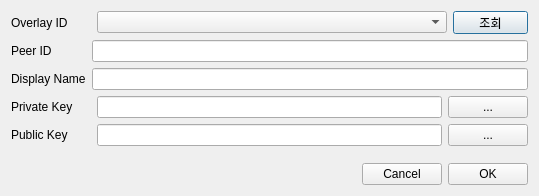
<?xml version="1.0" encoding="UTF-8"?>
<ui version="4.0">
 <class>Dialog</class>
 <widget class="QDialog" name="Dialog">
  <property name="geometry">
   <rect>
    <x>0</x>
    <y>0</y>
    <width>539</width>
    <height>196</height>
   </rect>
  </property>
  <property name="windowTitle">
   <string>방 입장</string>
  </property>
  <layout class="QGridLayout" name="gridLayout_2">
   <item row="0" column="0">
    <layout class="QHBoxLayout" name="horizontalLayout_5">
     <item>
      <widget class="QLabel" name="label">
       <property name="minimumSize">
        <size>
         <width>80</width>
         <height>17</height>
        </size>
       </property>
       <property name="maximumSize">
        <size>
         <width>80</width>
         <height>17</height>
        </size>
       </property>
       <property name="text">
        <string>Overlay ID</string>
       </property>
      </widget>
     </item>
     <item>
      <widget class="QComboBox" name="comboBox_overlay_id"/>
     </item>
     <item>
      <widget class="QPushButton" name="button_query">
       <property name="minimumSize">
        <size>
         <width>75</width>
         <height>23</height>
        </size>
       </property>
       <property name="maximumSize">
        <size>
         <width>75</width>
         <height>23</height>
        </size>
       </property>
       <property name="text">
        <string>조회</string>
       </property>
      </widget>
     </item>
    </layout>
   </item>
   <item row="6" column="0">
    <layout class="QHBoxLayout" name="horizontalLayout">
     <item>
      <widget class="QLabel" name="label_4">
       <property name="minimumSize">
        <size>
         <width>80</width>
         <height>20</height>
        </size>
       </property>
       <property name="text">
        <string>Private Key</string>
       </property>
      </widget>
     </item>
     <item>
      <widget class="QLineEdit" name="lineEdit_private_key"/>
     </item>
     <item>
      <widget class="QPushButton" name="button_search_private">
       <property name="text">
        <string>...</string>
       </property>
      </widget>
     </item>
    </layout>
   </item>
   <item row="5" column="0">
    <layout class="QGridLayout" name="gridLayout">
     <item row="1" column="0">
      <widget class="QLabel" name="label_2">
       <property name="text">
        <string>Peer ID</string>
       </property>
      </widget>
     </item>
     <item row="1" column="1">
      <widget class="QLineEdit" name="lineEdit_peer_id"/>
     </item>
     <item row="2" column="0">
      <widget class="QLabel" name="label_3">
       <property name="text">
        <string>Display Name</string>
       </property>
      </widget>
     </item>
     <item row="2" column="1">
      <widget class="QLineEdit" name="lineEdit_display_name"/>
     </item>
    </layout>
   </item>
   <item row="9" column="0">
    <layout class="QHBoxLayout" name="horizontalLayout_4">
     <item>
      <spacer name="horizontalSpacer">
       <property name="orientation">
        <enum>Qt::Horizontal</enum>
       </property>
       <property name="sizeHint" stdset="0">
        <size>
         <width>40</width>
         <height>20</height>
        </size>
       </property>
      </spacer>
     </item>
     <item>
      <widget class="QPushButton" name="button_cancel">
       <property name="text">
        <string>Cancel</string>
       </property>
      </widget>
     </item>
     <item>
      <widget class="QPushButton" name="button_ok">
       <property name="text">
        <string>OK</string>
       </property>
      </widget>
     </item>
    </layout>
   </item>
   <item row="7" column="0">
    <layout class="QHBoxLayout" name="horizontalLayout_2">
     <item>
      <widget class="QLabel" name="label_6">
       <property name="minimumSize">
        <size>
         <width>80</width>
         <height>20</height>
        </size>
       </property>
       <property name="text">
        <string>Public Key</string>
       </property>
      </widget>
     </item>
     <item>
      <widget class="QLineEdit" name="lineEdit_public_key"/>
     </item>
     <item>
      <widget class="QPushButton" name="button_search_public">
       <property name="text">
        <string>...</string>
       </property>
      </widget>
     </item>
    </layout>
   </item>
   <item row="8" column="0">
    <spacer name="verticalSpacer">
     <property name="orientation">
      <enum>Qt::Vertical</enum>
     </property>
     <property name="sizeHint" stdset="0">
      <size>
       <width>20</width>
       <height>40</height>
      </size>
     </property>
    </spacer>
   </item>
  </layout>
 </widget>
 <tabstops>
  <tabstop>button_query</tabstop>
  <tabstop>comboBox_overlay_id</tabstop>
  <tabstop>lineEdit_peer_id</tabstop>
  <tabstop>lineEdit_display_name</tabstop>
  <tabstop>button_search_private</tabstop>
  <tabstop>lineEdit_private_key</tabstop>
  <tabstop>button_search_public</tabstop>
  <tabstop>lineEdit_public_key</tabstop>
  <tabstop>button_cancel</tabstop>
  <tabstop>button_ok</tabstop>
 </tabstops>
 <resources/>
 <connections/>
</ui>
